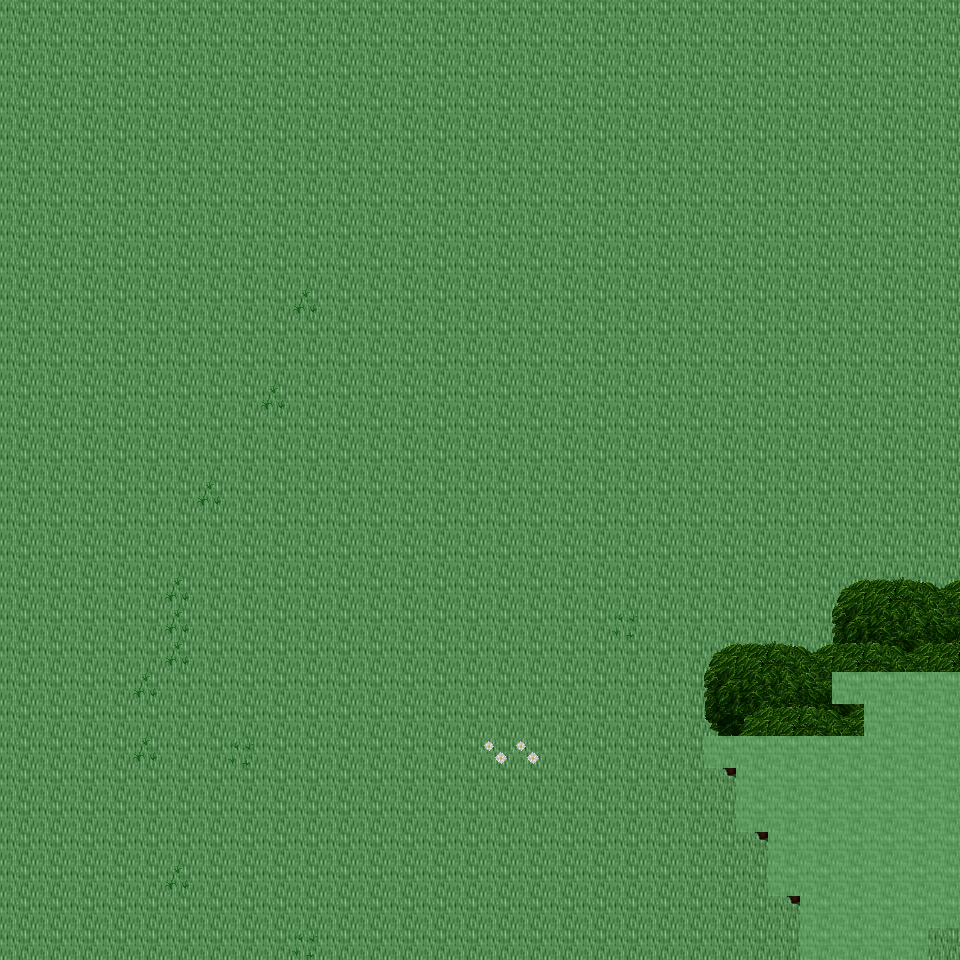

This game map was drawn from its Tiled (.tmx) file and the tilesets committed beside it. A one-line description and the trimmed map source follow:
An orthogonal 30x30 tile map with 32x32 px tiles, 6 tile layers (Ground, Object, Object2, Above, ...), 18 tilesets and 5 objects (5x mapExit).

<map version="1.0" orientation="orthogonal" renderorder="right-down" width="30" height="30" tilewidth="32" tileheight="32" nextobjectid="6">
  <tileset firstgid="1" name="tileset_ground_ground" tilewidth="32" tileheight="32" tilecount="33" columns="3">
    <image source="../drawable/tileset_ground_ground.png" width="96" height="352" />
  </tileset>
  <tileset firstgid="34" name="tileset_plant_flower_daisy_white" tilewidth="32" tileheight="32" tilecount="8" columns="2">
    <image source="../drawable/tileset_plant_flower_daisy_white.png" width="64" height="128" />
  </tileset>
  <tileset firstgid="42" name="tileset_plant_grasses" tilewidth="32" tileheight="32" tilecount="6" columns="3">
    <image source="../drawable/tileset_plant_grasses.png" width="96" height="64" />
  </tileset>
  <tileset firstgid="48" name="tileset_plant_flower_daisy_yellow" tilewidth="32" tileheight="32" tilecount="8" columns="2">
    <image source="../drawable/tileset_plant_flower_daisy_yellow.png" width="64" height="128" />
  </tileset>
  <tileset firstgid="56" name="tileset_plant_flower_daisy_blue" tilewidth="32" tileheight="32" tilecount="8" columns="2">
    <image source="../drawable/tileset_plant_flower_daisy_blue.png" width="64" height="128" />
  </tileset>
  <tileset firstgid="64" name="tileset_plant_flower_daisy_red" tilewidth="32" tileheight="32" tilecount="8" columns="2">
    <image source="../drawable/tileset_plant_flower_daisy_red.png" width="64" height="128" />
  </tileset>
  <tileset firstgid="72" name="tileset_plant_tree_tree_darkgreen" tilewidth="32" tileheight="32" tilecount="88" columns="8">
    <image source="../drawable/tileset_plant_tree_tree_darkgreen.png" width="256" height="352" />
  </tileset>
  <tileset firstgid="160" name="tileset_logic_creature_animal" tilewidth="32" tileheight="32" tilecount="32" columns="8">
    <image source="../drawable/tileset_logic_creature_animal.png" width="256" height="128" />
  </tileset>
  <tileset firstgid="192" name="tileset_logic_creature_elf" tilewidth="32" tileheight="32" tilecount="16" columns="8">
    <image source="../drawable/tileset_logic_creature_elf.png" width="256" height="64" />
  </tileset>
  <tileset firstgid="208" name="tileset_logic_collision" tilewidth="32" tileheight="32" tilecount="1" columns="1">
    <image source="../drawable/tileset_logic_collision.png" width="32" height="32" />
  </tileset>
  <tileset firstgid="209" name="tileset_logic_creature_human_evil" tilewidth="32" tileheight="32" tilecount="16" columns="8">
    <image source="../drawable/tileset_logic_creature_human_evil.png" width="256" height="64" />
  </tileset>
  <tileset firstgid="225" name="tileset_logic_portal" tilewidth="32" tileheight="32" tilecount="24" columns="8">
    <image source="../drawable/tileset_logic_portal.png" width="256" height="96" />
  </tileset>
  <tileset firstgid="249" name="tileset_ground_green_paving" tilewidth="32" tileheight="32" tilecount="18" columns="3">
    <image source="../drawable/tileset_ground_green_paving.png" width="96" height="192" />
  </tileset>
  <tileset firstgid="267" name="tileset_ground_water_swamp_water" tilewidth="32" tileheight="32" tilecount="33" columns="3">
    <image source="../drawable/tileset_ground_water_swamp_water.png" width="96" height="352" />
  </tileset>
  <tileset firstgid="300" name="tileset_plant_grasses_swamp" tilewidth="32" tileheight="32" tilecount="42" columns="6">
    <image source="../drawable/tileset_plant_grasses_swamp.png" width="192" height="224" />
  </tileset>
  <tileset firstgid="342" name="tileset_logic_protection" tilewidth="32" tileheight="32" tilecount="2" columns="2">
    <image source="../drawable/tileset_logic_protection.png" width="64" height="32" />
  </tileset>
  <tileset firstgid="344" name="tileset_logic_creature_ogre" tilewidth="32" tileheight="32" tilecount="4" columns="4">
    <image source="../drawable/tileset_logic_creature_ogre.png" width="128" height="32" />
  </tileset>
  <tileset firstgid="348" name="tileset_logic_creature_undead_skeleton" tilewidth="32" tileheight="32" tilecount="6" columns="6">
    <image source="../drawable/tileset_logic_creature_undead_skeleton.png" width="192" height="32" />
  </tileset>
  <layer name="Ground" width="30" height="30">
    <data>[900 cells, 900 non-empty, 1 distinct tile ids]</data>
  </layer>
  <layer name="Object" width="30" height="30">
    <data>[900 cells, 68 non-empty, 14 distinct tile ids]</data>
  </layer>
  <layer name="Object2" width="30" height="30">
    <data>[900 cells, 0 non-empty, 0 distinct tile ids]</data>
  </layer>
  <layer name="Above" width="30" height="30">
    <data>[900 cells, 61 non-empty, 16 distinct tile ids]</data>
  </layer>
  <layer name="Above2" width="30" height="30">
    <data>[900 cells, 26 non-empty, 10 distinct tile ids]</data>
  </layer>
  <layer name="Walkable" width="30" height="30">
    <data>[900 cells, 50 non-empty, 1 distinct tile ids]</data>
  </layer>
  <objectgroup name="MapEvents">
    <object id="1" name="south" type="mapExit" x="0" y="928" width="800" height="32">
      <properties>
        <property name="map" value="level_0_x190_y60" />
        <property name="x" value="0" />
        <property name="y" value="1" />
      </properties>
    </object>
    <object id="2" name="south2" type="mapExit" x="928" y="928" width="32" height="32">
      <properties>
        <property name="map" value="level_0_x190_y60" />
        <property name="x" value="29" />
        <property name="y" value="1" />
      </properties>
    </object>
    <object id="3" name="west" type="mapExit" x="0" y="0" width="32" height="960">
      <properties>
        <property name="map" value="level_0_x189_y59" />
        <property name="x" value="28" />
        <property name="y" value="0" />
      </properties>
    </object>
    <object id="4" name="east" type="mapExit" x="928" y="0" width="32" height="672">
      <properties>
        <property name="map" value="level_0_x191_y59" />
        <property name="x" value="1" />
        <property name="y" value="0" />
      </properties>
    </object>
    <object id="5" name="east2" type="mapExit" x="928" y="928" width="32" height="32">
      <properties>
        <property name="map" value="level_0_x191_y59" />
        <property name="x" value="1" />
        <property name="y" value="29" />
      </properties>
    </object>
  </objectgroup>
</map>
